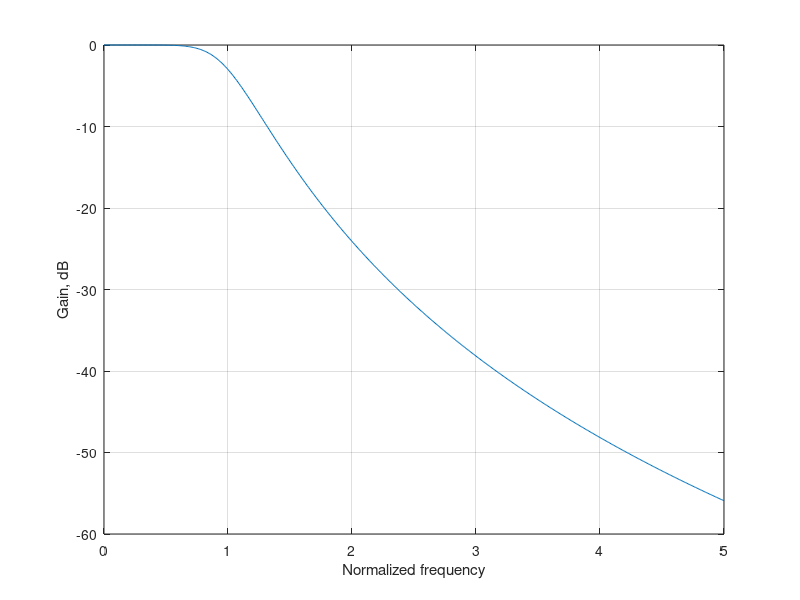

Write the MATLAB code that produced this figure.
% Program 3_2 
% 4-th Order Analog Butterworth Lowpass Filter Design 
% 
format long 
% Determine zeros and poles 
[z, p, k] = buttap(4); 
disp('Poles are at'); 
disp(p); 
% Determine transfer function coefficients 
[pz, pp] = zp2tf(z, p, k); 
% Print coefficients in ascending powers of s 
disp('Numerator polynomial'); 
disp(pz) 
disp('Denominator polynomial'); 
disp(real(pp)) 
omega = [0: 0.01: 5]; 
% Compute and plot frequency response 
h = freqs(pz,pp,omega); 
plot (omega,20*log10(abs(h)));grid 
xlabel('Normalized frequency'); ylabel('Gain, dB'); 